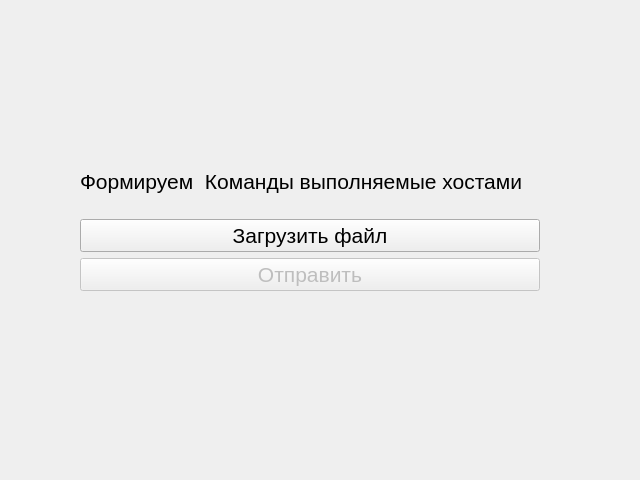
<?xml version="1.0" encoding="UTF-8"?>
<ui version="4.0">
 <class>FormJsonSend</class>
 <widget class="QWidget" name="FormJsonSend">
  <property name="geometry">
   <rect>
    <x>0</x>
    <y>0</y>
    <width>640</width>
    <height>480</height>
   </rect>
  </property>
  <property name="windowTitle">
   <string>Form</string>
  </property>
  <widget class="QWidget" name="verticalLayoutWidget_2">
   <property name="geometry">
    <rect>
     <x>80</x>
     <y>150</y>
     <width>460</width>
     <height>141</height>
    </rect>
   </property>
   <layout class="QVBoxLayout" name="verticalLayout_2">
    <item>
     <layout class="QVBoxLayout" name="verticalLayout">
      <item>
       <widget class="QLabel" name="label_3">
        <property name="font">
         <font>
          <pointsize>16</pointsize>
         </font>
        </property>
        <property name="text">
         <string>Формируем  Команды выполняемые хостами</string>
        </property>
       </widget>
      </item>
     </layout>
    </item>
    <item>
     <widget class="QPushButton" name="upload">
      <property name="font">
       <font>
        <pointsize>16</pointsize>
       </font>
      </property>
      <property name="text">
       <string>Загрузить файл</string>
      </property>
     </widget>
    </item>
    <item>
     <widget class="QPushButton" name="send">
      <property name="enabled">
       <bool>false</bool>
      </property>
      <property name="font">
       <font>
        <pointsize>16</pointsize>
       </font>
      </property>
      <property name="text">
       <string>Отправить</string>
      </property>
     </widget>
    </item>
   </layout>
  </widget>
 </widget>
 <resources/>
 <connections/>
</ui>
